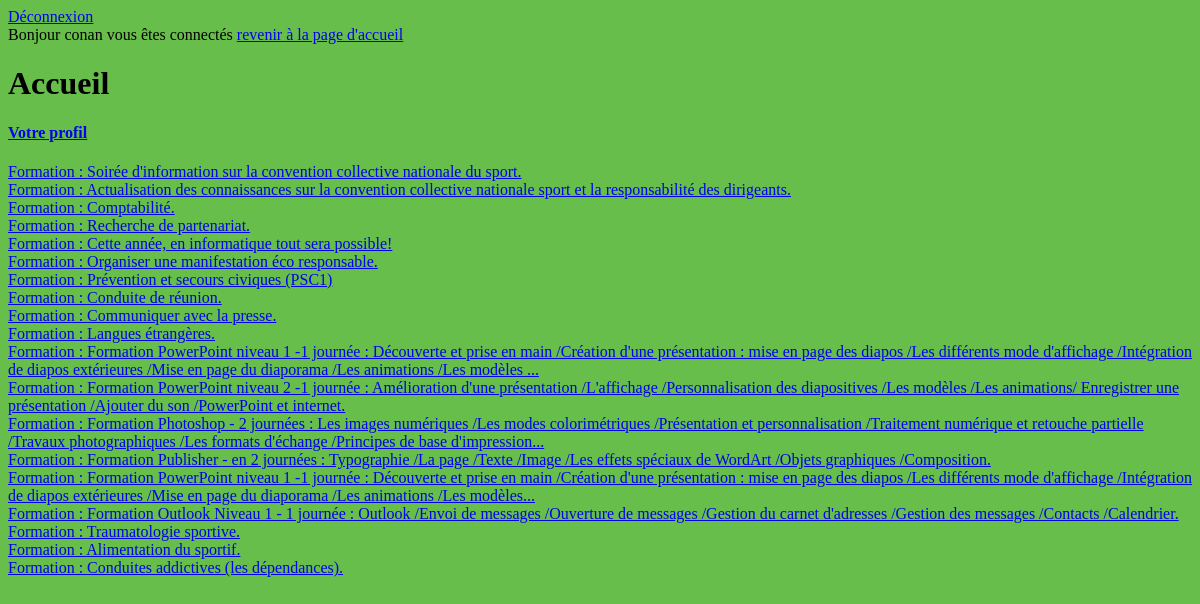
/accueil.php (signed in), run on the app's committed database.
### tables this page shows
CREATE TABLE `utilisateur` (
  `idUtilisateur` int(20) NOT NULL,
  `nom` varchar(20) NOT NULL,
  `prenom` varchar(20) NOT NULL,
  `adresseMail` varchar(50) NOT NULL,
  `password` varchar(50) NOT NULL,
  `idStatus` int(11) NOT NULL
);

CREATE TABLE `concerne` (
  `idStatus` int(11) NOT NULL,
  `numFormation` int(11) NOT NULL
);

CREATE TABLE `formation` (
  `numFormation` int(20) NOT NULL,
  `objectif` varchar(255) NOT NULL,
  `couts` int(20) DEFAULT NULL,
  `titre` varchar(50) NOT NULL
);

### fonction.php (called while the page is built, shortened)
<?php
function gestionnaireDeConnexionMysqli() {
    $db_username = 'root';
    $db_password = '';
    $db_name     = 'dbbm2l';
    $db_host     = 'localhost';
    $db = mysqli_connect($db_host, $db_username, $db_password,$db_name)
           or die('pas de connexion to database');
    return $db;
}
function lireUtilisateur($id) {
	$db = gestionnaireDeConnexionMysqli();
    if ($db != NULL) {
		$req 		  = "select * from utilisateur where idUtilisateur = $id";
		$exec_requete = mysqli_query($db, $req);
		$user         = mysqli_fetch_array($exec_requete);
	}
    return $user;
}
function statusConcerne($idStatus) {
	$db = gestionnaireDeConnexionMysqli();
    if ($db != NULL) {
		$req 		  = "SELECT numFormation FROM concerne WHERE idStatus = $idStatus";
		$exec_requete = mysqli_query($db, $req);
		$formations   = mysqli_fetch_all($exec_requete, MYSQLI_ASSOC);
	}
    return $formations;
}
function nomFormation($numFormation) {
	$db = gestionnaireDeConnexionMysqli();
	if ($db != NULL) {
		$req		   = "SELECT objectif FROM formation WHERE numFormation = $numFormation";
		$exec_requete  = mysqli_query($db, $req);
		$lesFormations = mysqli_fetch_all($exec_requete, MYSQLI_ASSOC);
	}
	return $lesFormations;
}
?>

### accueil.php (the view, shortened to what this page needs)
<?php
include_once 'principale.php';
include_once 'fonction.php';
$utilisateur = lireUtilisateur($_SESSION['id']);
$listFormConcerne = statusConcerne($utilisateur['idStatus']);
?>
	<div class="titre">
		<H1>Accueil</H1>
	</div>
	<nav>
		<h4><a href="consultation.profil.php">Votre profil<br /></a></h4>
		<?php
		foreach ($listFormConcerne as $concerne):
		$nomFormation = nomFormation($concerne["numFormation"]);
		?>
		<a href="type.de.formation.php?formation=<?php echo $concerne["numFormation"] ?>">
		Formation : <?php echo $nomFormation[0]['objectif'];?><br /></a>
	</nav>
		<?php endforeach; ?>
</html>

### principale.php (shortened to what this page needs)
<!DOCTYPE html>
<html>
<?php
include_once 'fonction.php';
?>
    <head>
        <link rel="stylesheet" href="style.css" media="screen" type="text/css" />
    </head>
    <body >
        <div id="content">
            <a href='principale.php?deconnexion=true'><span>Déconnexion</span></a>
            <?php
                if (isset($_GET['deconnexion'])) {
                   if($_GET['deconnexion']==true) {
                      session_unset();
                      header("location:index.php");
                   }
                }
                else if ($_SESSION['id'] !== "") {
                    $user = lireUtilisateur($_SESSION['id']);
                    echo "<br>Bonjour {$user['nom']} vous êtes connectés";
                }
            ?>
            <a href="accueil.php">revenir à la page d'accueil</a>
        </div>

### style.css (style rules this page uses)
body { background: #67BE4B; }

### data on the page
utilisateur: nom "conan"
concerne: numFormation.objectif "Soirée d'information sur la convention collective nationale du sport."
concerne: numFormation.objectif "Actualisation des connaissances sur la convention collective nationale sport et la responsabilité des dirigeants."
concerne: numFormation.objectif "Comptabilité."
concerne: numFormation.objectif "Recherche de partenariat."
concerne: numFormation.objectif "Cette année, en informatique tout sera possible!"
concerne: numFormation.objectif "Organiser une manifestation éco responsable."
concerne: numFormation.objectif "Prévention et secours civiques (PSC1)"
concerne: numFormation.objectif "Conduite de réunion."
concerne: numFormation.objectif "Communiquer avec la presse."
concerne: numFormation.objectif "Langues étrangères."
concerne: numFormation.objectif "Formation PowerPoint niveau 1 -1 journée : Découverte et prise en main /Création d'une présentation : mise en page des diapos /Les différents mode d'affichage /Intégration de diapos extérieures /Mise en page du diaporama /Les animations /Les modèles ..."
concerne: numFormation.objectif "Formation PowerPoint niveau 2 -1 journée : Amélioration d'une présentation /L'affichage /Personnalisation des diapositives /Les modèles /Les animations/ Enregistrer une présentation /Ajouter du son /PowerPoint et internet."
concerne: numFormation.objectif "Formation Photoshop - 2 journées : Les images numériques /Les modes colorimétriques /Présentation et personnalisation /Traitement numérique et retouche partielle /Travaux photographiques /Les formats d'échange /Principes de base d'impression..."
concerne: numFormation.objectif "Formation Publisher - en 2 journées : Typographie /La page /Texte /Image /Les effets spéciaux de WordArt /Objets graphiques /Composition."
concerne: numFormation.objectif "Formation PowerPoint niveau 1 -1 journée : Découverte et prise en main /Création d'une présentation : mise en page des diapos /Les différents mode d'affichage /Intégration de diapos extérieures /Mise en page du diaporama /Les animations /Les modèles..."
concerne: numFormation.objectif "Formation Outlook Niveau 1 - 1 journée : Outlook /Envoi de messages /Ouverture de messages /Gestion du carnet d'adresses /Gestion des messages /Contacts /Calendrier."
concerne: numFormation.objectif "Traumatologie sportive."
concerne: numFormation.objectif "Alimentation du sportif."
concerne: numFormation.objectif "Conduites addictives (les dépendances)."
